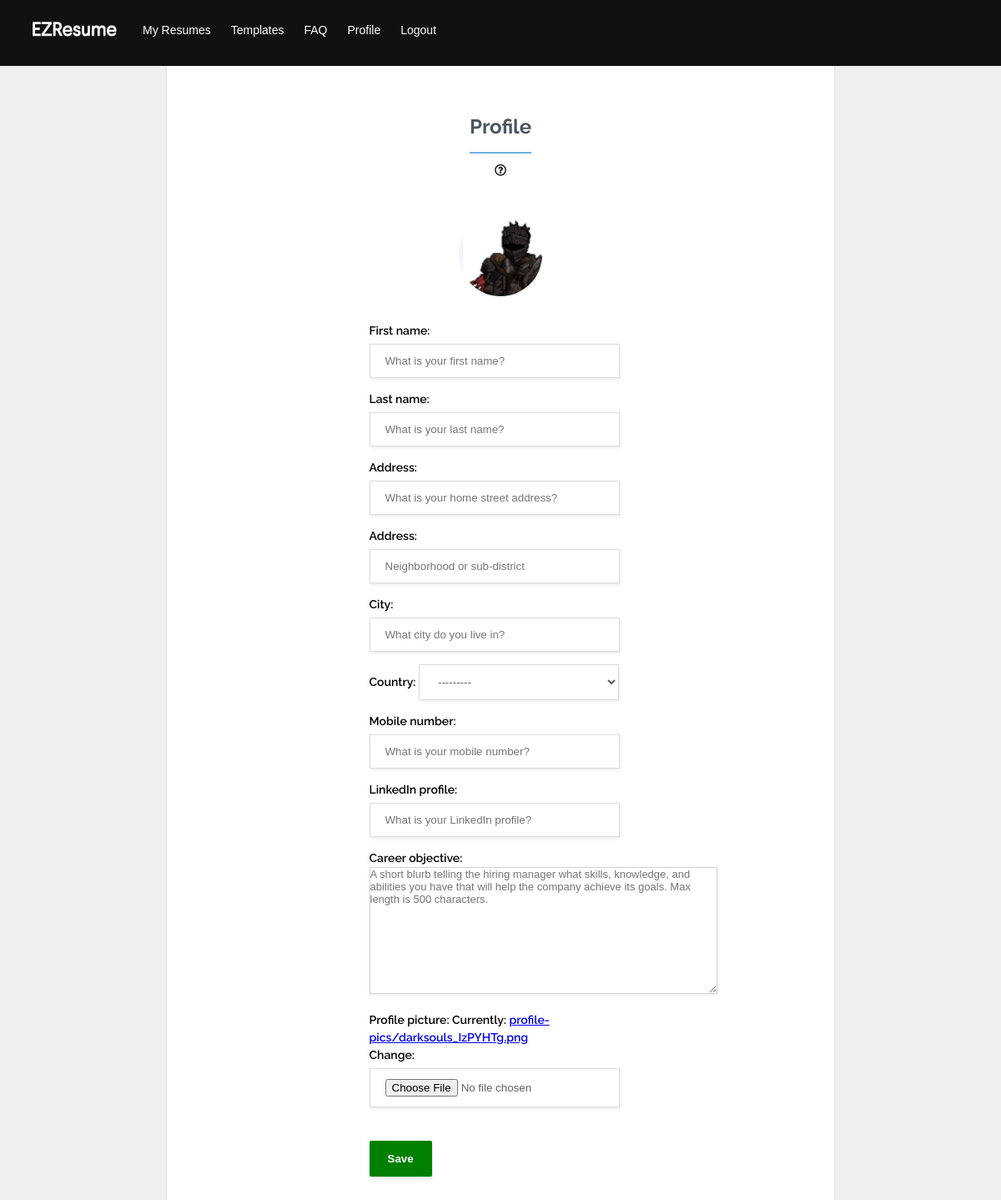
Before: /app/edit-profile/ (signed in) with the older database file.
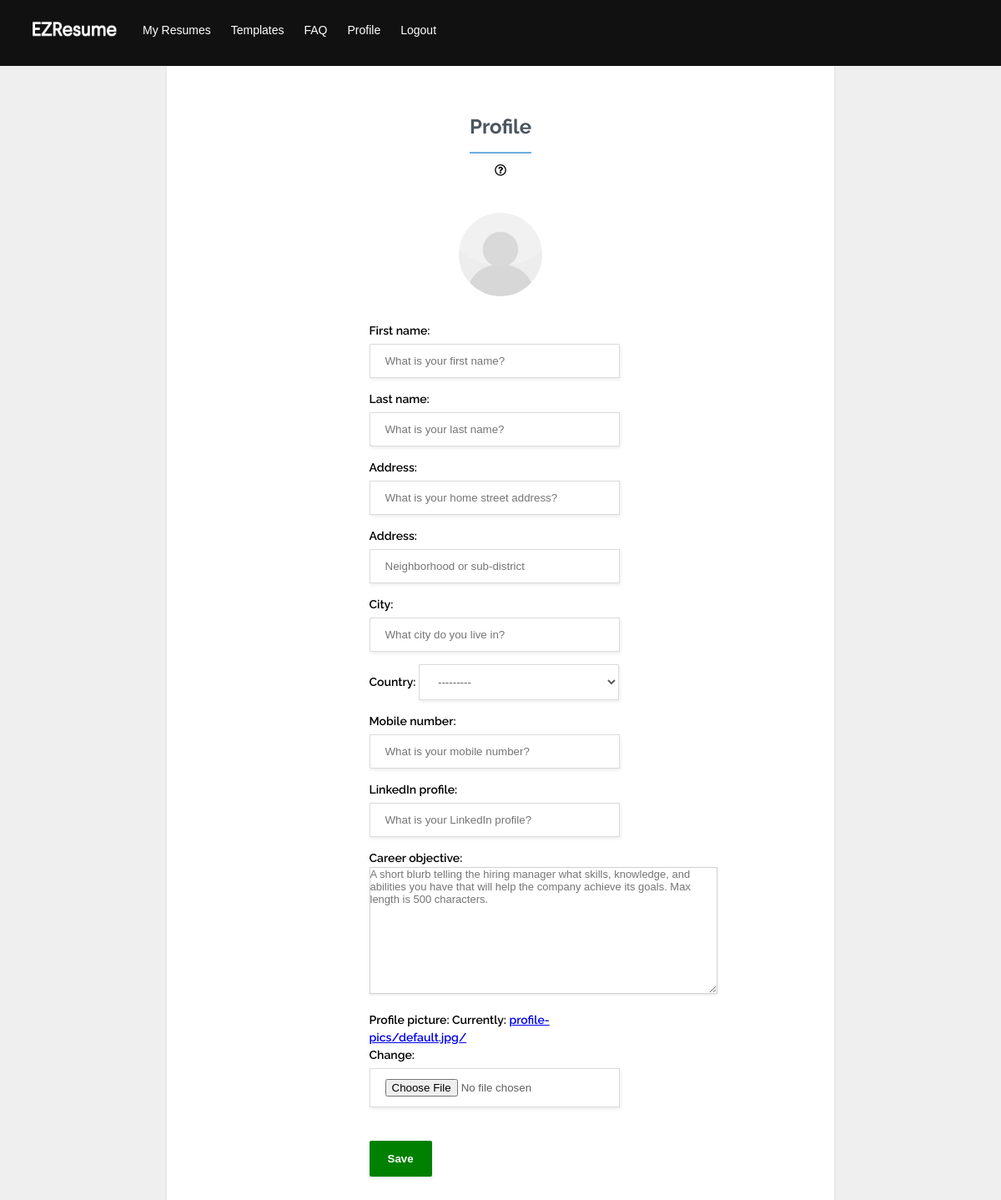
After: the same page with the newer database file.
### users/models.py (models this page shows, shortened)
class User(AbstractUser):
    is_paying_customer = models.BooleanField(default=False)
    created_at = models.DateTimeField(auto_now_add=True, editable=False)
    updated_at = models.DateTimeField(auto_now=True)

class Profile(models.Model):
    user = models.OneToOneField(User, on_delete=models.CASCADE)
    phone_number = models.CharField(max_length=255, blank=True)
    address = models.CharField(max_length=255, blank=True)
    address2 = models.CharField(max_length=255, blank=True)
    city = models.CharField(max_length=255, blank=True)
    country = CountryField(blank_label='(Select country)', blank=True)
    linked_in = models.CharField(max_length=255, blank=True)
    objective = models.TextField(blank=True)
    profile_pic = models.ImageField(default="profile-pics/default.jpg/", upload_to="profile-pics")

### resumes/views.py (the view)
# urls.py: path('edit-profile/', views.edit_profile, name='edit-profile'),
@login_required()
def edit_profile(request):
    if request.method == 'POST':
        u_form = CustomUserChangeForm(request.POST, instance=request.user)
        p_form = ProfileUpdateForm(request.POST, request.FILES, instance=request.user.profile)
        if u_form.is_valid() and p_form.is_valid():
            u_form.save()
            p_form.save()
            messages.success(request, 'Your profile has been saved!')
            return HttpResponseRedirect(reverse('resumes:edit-profile'))
    else:
        u_form = CustomUserChangeForm(instance=request.user)
        p_form = ProfileUpdateForm(instance=request.user.profile)
    context = {'p_form': p_form,
               'u_form': u_form,
               }
    return render(request, 'resumes/profile.html', context)

### users/forms.py
class CustomUserChangeForm(forms.ModelForm):
    class Meta:
        model = User
        fields = ('first_name', 'last_name', )
        widgets = {'first_name': TextInput(attrs={'placeholder': 'What is your first name?'}),
                   'last_name': TextInput(attrs={'placeholder': 'What is your last name?'}), }

### resumes/templates/resumes/profile.html (shortened to what this page needs)
{% extends 'resumes/layout.html' %}
{% load static %}
{% block content %}
<form class="form-labels-on-top" method="POST" enctype="multipart/form-data">
    <div class="form-title-row">
        <h1>Profile</h1>
        <div class="tooltip">
            <i class="far fa-question-circle"></i>
        </div>
    </div>
    <div class="image-cropper">
        <img src="{{ user.profile.profile_pic.url }}">
    </div>
    <div class="form-row">
        {{ u_form.as_p }}
        {{ p_form.as_p }}
    </div>
    <div class="form-row">
        <button type="submit">Save</button>
    </div>
</form>
{% endblock %}

### resumes/templates/resumes/layout.html (shortened to what this page needs)
{% load static %}
<!DOCTYPE html>
<html>
<head>
    <link rel="stylesheet" href="{% static 'resumes/css/main.css' %}">
    <link rel="stylesheet" href="{% static 'resumes/css/jquery-ui.css' %}">
    <link rel="stylesheet" href="https://use.fontawesome.com/releases/v5.3.1/css/all.css"
>
</head>
<body>
	<header>
        <div class="header">
            <a href="{% url 'resumes:my-resumes' %}"><img src="{% static 'resumes/images/logo.png' %}" class="logo"></a>
                <div class="header-left">
                    <a href="{% url 'resumes:my-resumes' %}">My Resumes</a>
                    <a href="#">Templates</a>
                    <a href="#">FAQ</a>
                    <a href="{% url 'resumes:edit-profile' %}">Profile</a>
                    <a href="{% url 'logout' %}" class="log-out-button">Logout</a>
                </div>
        </div>
    </header>
    <div class="main-content">
        {% block content %}{% endblock %}
    </div>
</body>
</html>

### resumes/static/resumes/css/main.css (style rules this page uses)
* { margin: 0; padding: 0; box-sizing: border-box; }
html { background-color: #efefef; }
body { font:14px/1.5 'Raleway', sans-serif; margin:0; }
.header { overflow: hidden; background-color: #111111; padding: 10px 20px; }
.header a { font-family: 'Montserrat Medium', sans-serif; float: left; color: white; padding: 12px; text-decoration: none; font-size: 14px; line-height: 28px; border-radius: 4px; }
.header .logo { width: 115px; height: auto; }
.header-left { float: left; }
.main-content { margin-bottom: 75px; text-align: center; }
.form-labels-on-top { box-sizing: border-box; font-weight: 600; max-width: 800px; margin: 0 auto; padding: 55px; background-color: #ffffff; box-shadow: 0 1px 3px 0 rgba(0, 0, 0, 0.1); text-align: center; }
.form-labels-on-top .form-row { text-align: left; max-width: 315px; margin: 25px auto 0; }
.form-labels-on-top .form-title-row { margin: 0 auto 40px; }
.form-labels-on-top h1 { display: inline-block; box-sizing: border-box; color: #4C565E; font-size: 24px; padding: 0 0 12px 0; margin: 0; border-bottom: 2px solid #6CAEE0; }
.form-labels-on-top input { color: #5f5f5f; box-sizing: border-box; width: 300px; box-shadow: 1px 2px 4px 0 rgba(0, 0, 0, 0.08); padding: 12px 18px; border: 1px solid #dbdbdb; margin-top: 5px; }
.form-labels-on-top select { background-color: #ffffff; color: #5f5f5f; box-sizing: border-box; width: 240px; box-shadow: 1px 2px 4px 0 rgba(0, 0, 0, 0.08); padding: 12px 18px; border: 1px solid #dbdbdb; }
.form-labels-on-top button { border-radius: 2px; background-color: green; color: #ffffff; font-weight: bold; box-shadow: 1px 2px 4px 0 rgba(0, 0, 0, 0.08); padding: 14px 22px; border: 0; margin-top: 15px; }
.form-row p { margin-bottom: 15px; }
.image-cropper { width: 100px; height: 100px; position: relative; overflow: hidden; border-radius: 50%; display: inline-block; }
.image-cropper img { display: inline; margin: 0 auto; height: 100%; width: auto; }
.objective-box { font-family: "Raleway-Regular", sans-serif; font-size: 13px; color: #5f5f5f; border: 1px solid lightgray; box-shadow: 0 1px 3px 0 rgba(0, 0, 0, 0.1); }
.tooltip { position: relative; display: block; padding-top: 10px; }

Changed rows visible on the page:
changed User: profile.profile_pic: a different picture
Other visible differences:
text no longer shown: "Address: Address: City: Country: Mobile number: LinkedIn profile: Career objective: Profile picture: Currently: profile-pics/darksouls_IzPYHTg.png Change:"
text now shown: "Address: Address: City: Country: Mobile number: LinkedIn profile: Career objective: Profile picture: Currently: profile-pics/default.jpg/ Change:"
